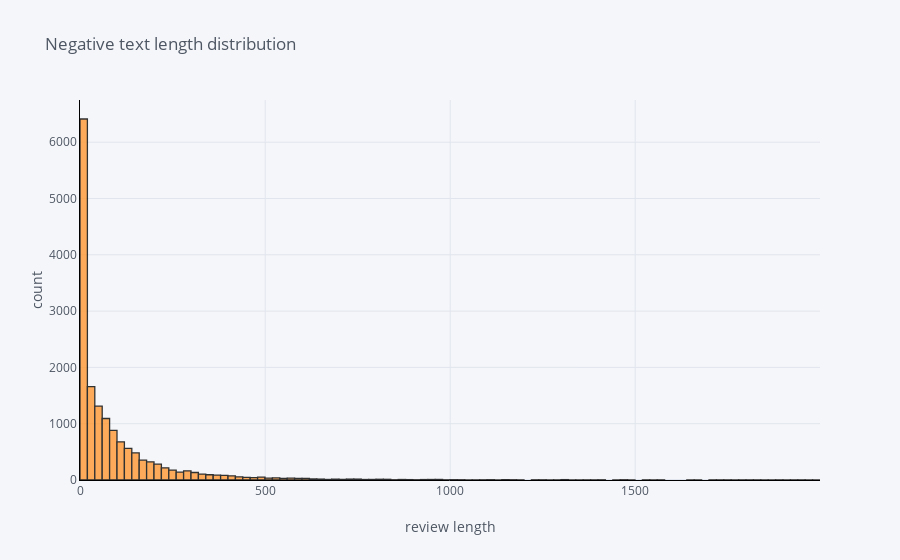

The code cell stored with this chart in its notebook:
### Code cell
df['neg_len'].iplot(
    kind='hist',
    bins=100,
    xTitle='review length',
    linecolor='black',
    yTitle='count',
    title='Negative text length distribution')

### Figure 1 — Plotly figure (JSON) as saved in the notebook; plotly's stock layout.template omitted (floating-point values rounded to 4 significant figures; data arrays with more than 128 entries replaced by an {"elided": "..."} marker saying what was removed)
{"data": [{"histfunc": "count", "histnorm": "", "marker": {"color": "rgba(255, 153, 51, 1.0)", "line": {"color": "#000000", "width": 1.3}}, "name": "neg_len", "nbinsx": 100, "opacity": 0.8, "orientation": "v", "type": "histogram", "x": {"elided": "15993 int values"}}], "layout": {"barmode": "overlay", "legend": {"bgcolor": "#F5F6F9", "font": {"color": "#4D5663"}}, "paper_bgcolor": "#F5F6F9", "plot_bgcolor": "#F5F6F9", "title": {"font": {"color": "#4D5663"}, "text": "Negative text length distribution"}, "xaxis": {"gridcolor": "#E1E5ED", "linecolor": "black", "showgrid": true, "tickfont": {"color": "#4D5663"}, "title": {"font": {"color": "#4D5663"}, "text": "review length"}, "zerolinecolor": "#E1E5ED"}, "yaxis": {"gridcolor": "#E1E5ED", "linecolor": "black", "showgrid": true, "tickfont": {"color": "#4D5663"}, "title": {"font": {"color": "#4D5663"}, "text": "count"}, "zerolinecolor": "#E1E5ED"}}}
